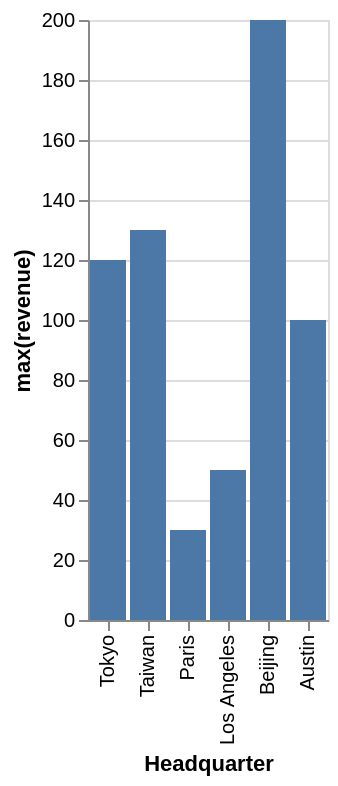

Write a Vega-Lite specification for this figure.
### Vega-Lite specification from a JSON file in a GitHub repository (floating-point values rounded to 4 significant figures)
{"data": {"values": [{"x_data": "Tokyo", "y_data": 120}, {"x_data": "Taiwan", "y_data": 130}, {"x_data": "Paris", "y_data": 30}, {"x_data": "Los Angeles", "y_data": 50}, {"x_data": "Beijing", "y_data": 200}, {"x_data": "Austin", "y_data": 100}]}, "mark": "bar", "encoding": {"x": {"field": "x_data", "type": "nominal", "title": "Headquarter", "sort": "descending"}, "y": {"field": "y_data", "type": "quantitative", "title": "max(revenue)"}}}
